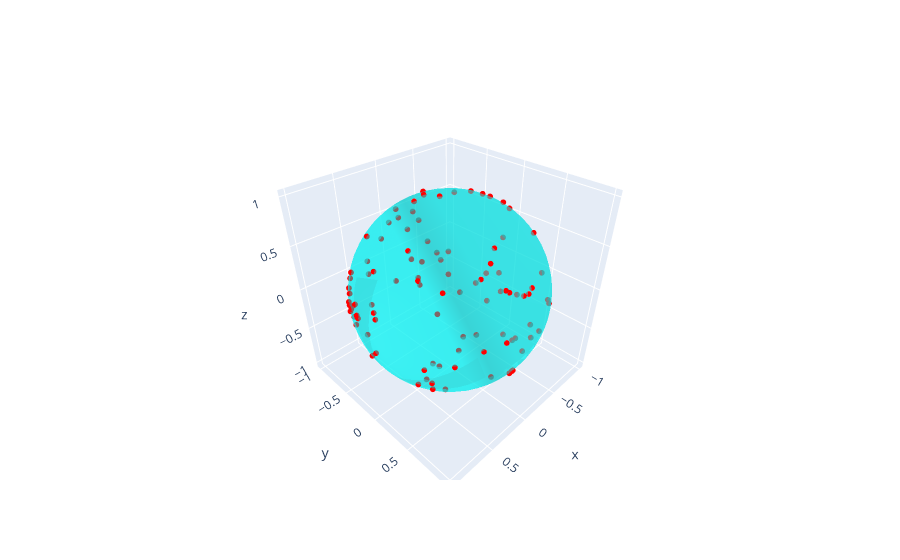

Notebook code for this chart:
### Code cell
points = sample_faces(vertices, faces, 100)
points_uniform = samples_uniform_sphere(100)

x, y, z = vertices.T
i, j, k = faces.T

fig = go.Figure(data=[go.Mesh3d(x=x, y=y, z=z, i=i, j=j, k=k, color='cyan', opacity=0.50)])
fig.add_trace(go.Scatter3d(x=points[:,0], y=points[:,1], z=points[:,2], mode='markers', marker=dict(size=2, color='red')))
fig.show()
